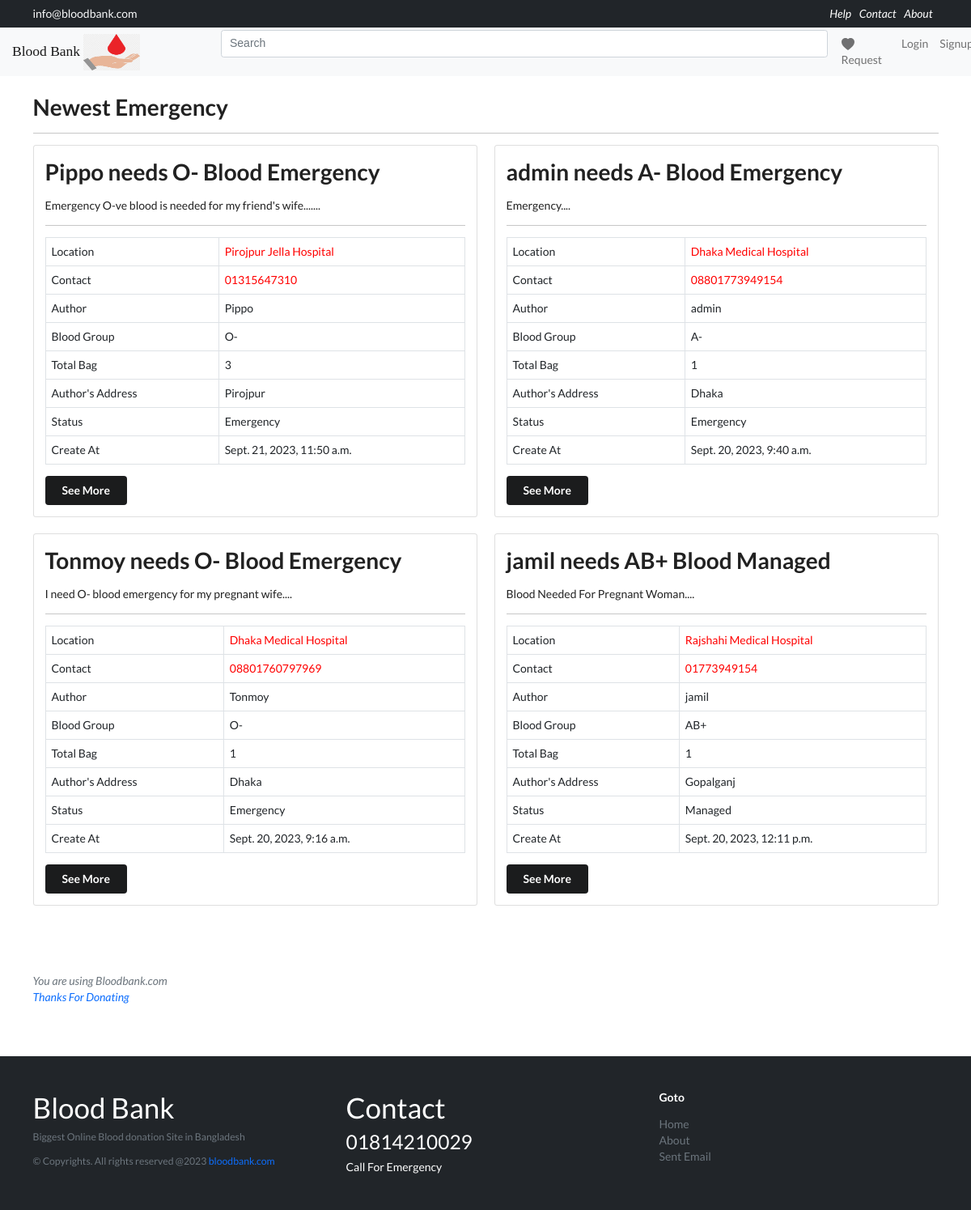
The page / on the database its author committed.
### newsfeed/models.py (models this page shows, shortened)
class Arequest(models.Model):
    title = models.CharField(max_length=200,editable=False)
    description = models.TextField()
    author = models.ForeignKey(Aprofile, on_delete=models.CASCADE)
    reqForDonate = models.ManyToManyField(
        Aprofile, default=None, related_name='requestForDonate', blank=True)
    bloodGroup = models.CharField(
        max_length=3, default="A+", choices=bloodGroup)
    location = models.CharField(max_length=100,default="Dhaka Medical Hospital")
    bag = models.IntegerField(default=1)
    type = models.CharField(
        max_length=10, choices=statusType, default="Emergency")
    phoneNum = models.BigIntegerField(default=880)
    created_at = models.DateTimeField(auto_now_add=True)
    updated_at = models.DateTimeField(auto_now=True)
    class Meta:
        ordering = ['-created_at']

### profiles/models.py (models this page shows, shortened)
class Aprofile(models.Model):
    name = models.CharField(max_length=200, blank=True)
    bio =  models.CharField(max_length=200, blank=True)
    user = models.OneToOneField(User, on_delete=models.CASCADE)
    avatar = models.ImageField(default='avatar.png', upload_to='avatars/')
    address = models.CharField(
        max_length=15, choices=districChoice, default="Dhaka")
    phoneNum = models.BigIntegerField(default=880)
    totalDonate = models.IntegerField(default=0)
    bloodGroup = models.CharField(max_length=3,default="A+", choices=bloodGroup)
    lastGiven = models.DateField(default='2000-08-02')
    updated = models.DateTimeField(auto_now=True)
    created = models.DateTimeField(auto_now_add=True)

### accounts/models.py (models this page shows, shortened)
class User(AbstractBaseUser, PermissionsMixin):
    username = models.CharField(max_length=255, unique=True, db_index=True)
    email = models.EmailField(max_length=255, unique=True, db_index=True)
    is_verified = models.BooleanField(default=False)
    is_active = models.BooleanField(default=True)
    is_staff = models.BooleanField(default=False)
    created_at = models.DateTimeField(auto_now_add=True)
    updated_at = models.DateTimeField(auto_now=True)
    USERNAME_FIELD = 'email'
    REQUIRED_FIELDS = ['username', ]
    objects = UserManager()

### newsfeed/views.py (the view)
# urls.py: path('', home, name='home'),
def home(request):
    allRequestEmergency = Arequest.objects.filter(type="Emergency")
    allRequestManaged = Arequest.objects.filter(type="Managed")
    allRequest = list(allRequestEmergency)
    for managed in allRequestManaged:
        allRequest.append(managed)
    context = {
        'allRequest': allRequest
    }
    return render(request, 'home.html', context)

### newsfeed/templates/home.html (shortened to what this page needs)
{% extends 'base.html' %} {% block content %}
<div class="container">
    <h1>Newest Emergency</h1>
    <hr>
  <div class="row">
    {% for request in allRequest %}
    <div class="container col-md-6">
      <div class="card">
        <div class="card-body">
          <div class="card-title">
            <a href="">
              <h1>{{request.title}} Blood {{request.type}}</h1>
              <p>{{request.description|slice:1250|safe}}....
              </p>
            </a>
            <hr />
          </div>
          <div>
            <table class="table table-bordered">
              <tbody>
                <tr>
                  <td>Location</td>
                  <td style="color: red">{{request.location}}</td>
                </tr>
                <tr>
                  <td>Contact</td>
                  <td style="color: red">0{{request.phoneNum}}</td>
                </tr>
                <tr>
                  <td>Author</td>
                  <td>{{request.author.user.username}}</td>
                </tr>
                <tr>
                  <td>Blood Group</td>
                  <td>{{request.bloodGroup}}</td>
                </tr>
                <tr>
                  <td>Total Bag</td>
                  <td>{{request.bag}}</td>
                </tr>
                <tr>
                  <td>Author's Address</td>
                  <td>{{request.author.address}}</td>
                </tr>
                <tr>
                  <td>Status</td>
                  <td>{{request.type}}</td>
                </tr>
                <tr>
                  <td>Create At</td>
                  <td>{{request.created_at}}</td>
                </tr>
              </tbody>
            </table>
            <a href="{% url 'see-details' request.id %}">
              <button class="ui secondary button">See More</button>
            </a>
          </div>
        </div>
      </div>
      <br />
    </div>
    {% endfor %}
  </div>
  {% endblock content %}

### templates/main/footer.html (style rules this page uses)
a { color: inherit; text-decoration: none; transition: all 0.3s; }
body, html { height: 100%; }

### rows shown on the page
Arequest: title "Pippo needs O-", type "Emergency", description "Emergency O-ve blood is needed for my friend's wife...", location "Pirojpur Jella Hospital", phoneNum "1315647310", author.user.username "Pippo", bloodGroup "O-", bag "3", author.address "Pirojpur", created_at "Sept. 21, 2023, 11:50 a.m."
Arequest: title "admin needs A-", type "Emergency", description "Emergency", location "Dhaka Medical Hospital", phoneNum "8801773949154", author.user.username "admin", bloodGroup "A-", bag "1", author.address "Dhaka", created_at "Sept. 20, 2023, 9:40 a.m."
Arequest: title "Tonmoy needs O-", type "Emergency", description "I need O- blood emergency for my pregnant wife", location "Dhaka Medical Hospital", phoneNum "8801760797969", author.user.username "Tonmoy", bloodGroup "O-", bag "1", author.address "Dhaka", created_at "Sept. 20, 2023, 9:16 a.m."
Arequest: title "jamil needs AB+", type "Managed", description "Blood Needed For Pregnant Woman", location "Rajshahi Medical Hospital", phoneNum "1773949154", author.user.username "jamil", bloodGroup "AB+", bag "1", author.address "Gopalganj", created_at "Sept. 20, 2023, 12:11 p.m."
